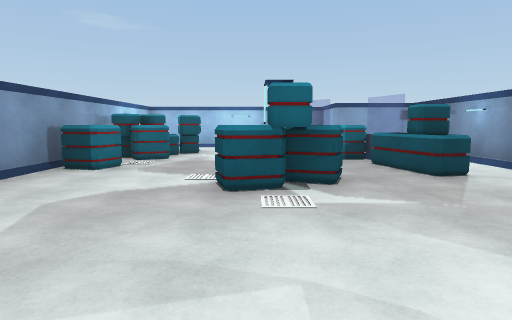
[1] (above)

17 first-person views from a walk through a scene from a Unity 3-D project. The camera is 1.5 m above the floor, tilts 6° down and sees 75° across. The floor is counted in squares, 2 m on a side. Each view is taken from the middle of a square. On the plan, view 1 faces up. The plan holds only what a view shows up to about 11 squares ahead; the rest is blank. The player is left out.

[2]
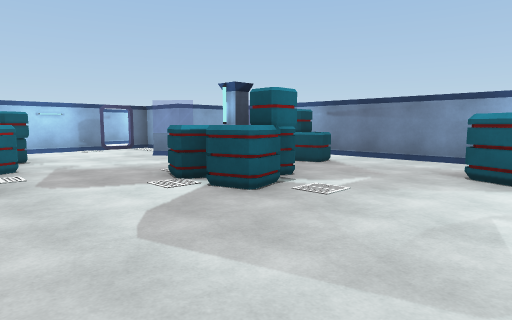

[3]
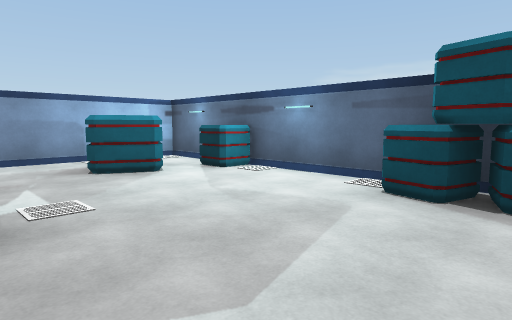

[4]
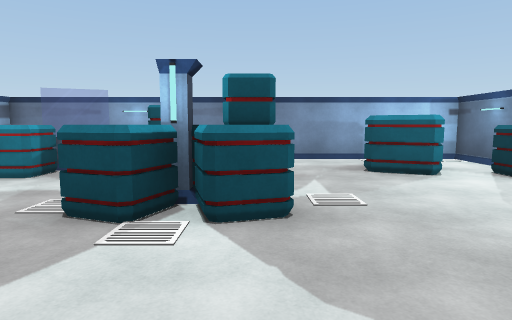

[5]
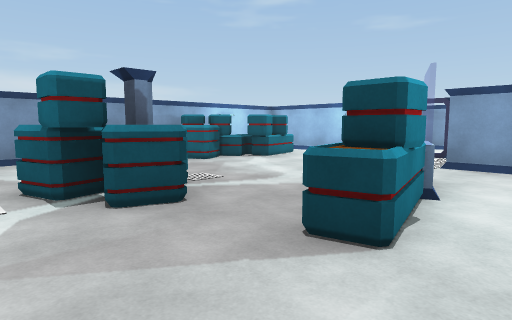

[6]
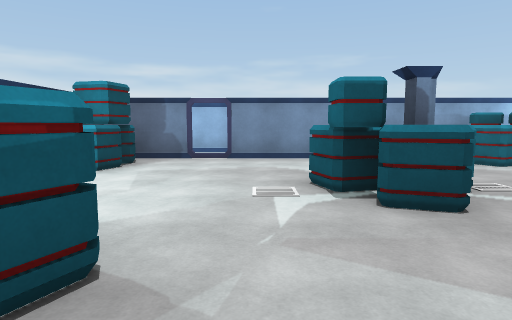

[7]
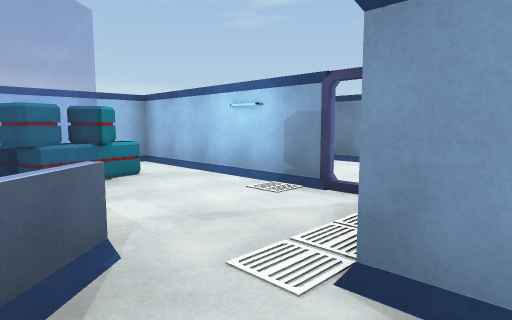

[8]
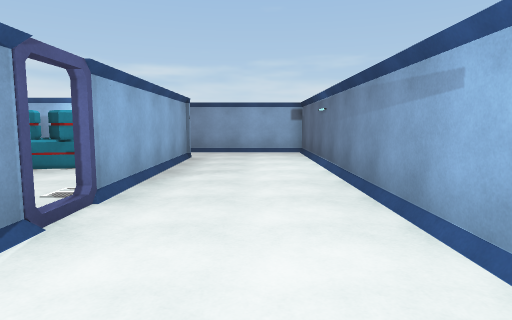

[9]
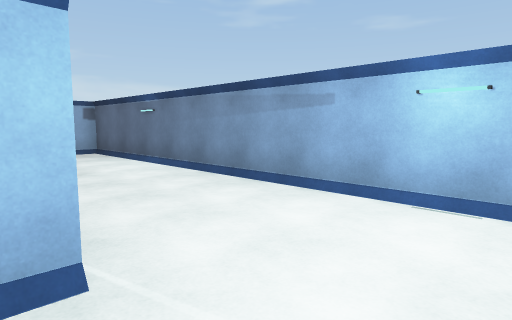

[10]
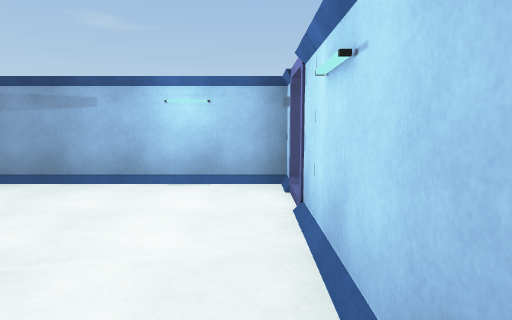

[11]
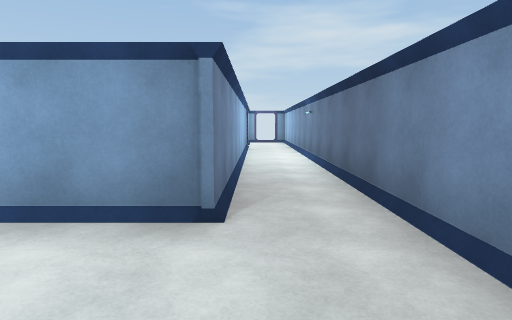

[12]
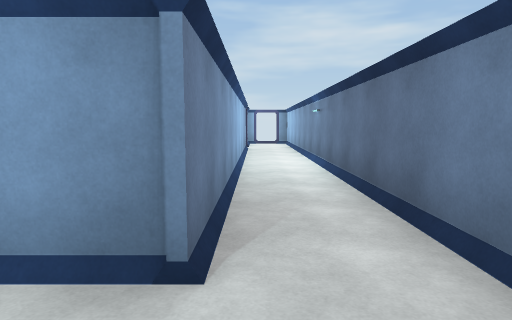

[13]
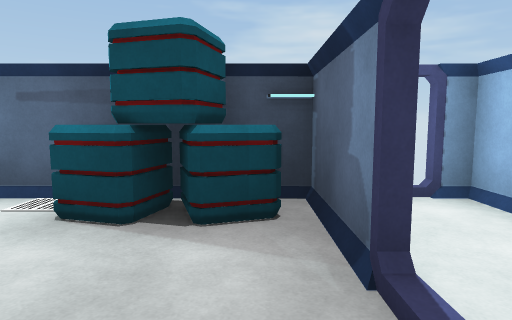

[14]
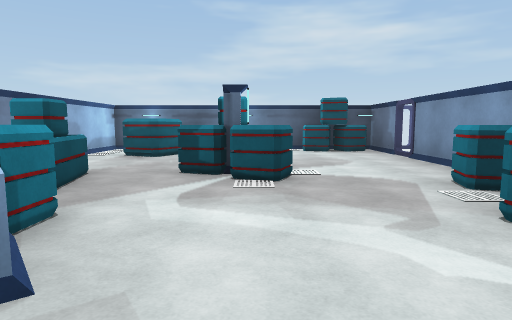

[15]
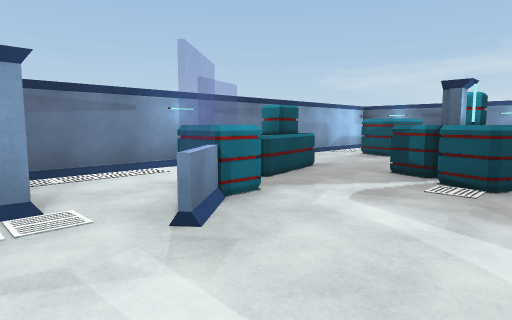

[16]
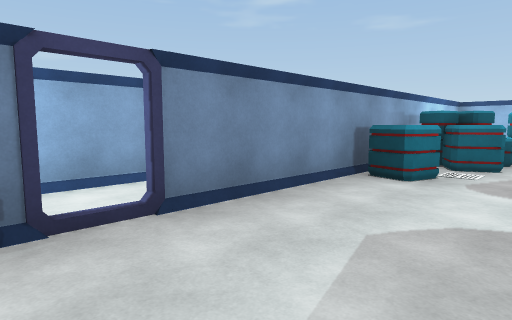

[17]
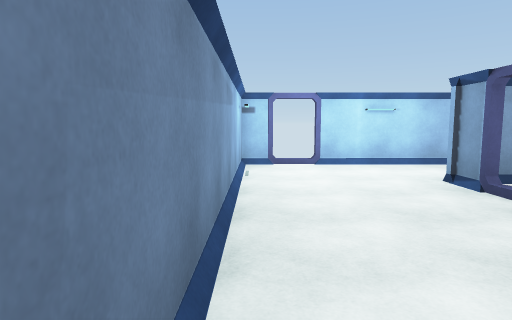

### Floor plan
Key: @ floor where view 1 was taken; # wall or solid block; x gap in a wall; . floor; / step, stairs or slope; = window, fence, low wall or low ledge; C crate; O other object.
Columns run from 6 left of view 1 to 5 right of it. Each row starts with its distance up from view 1.
 15 ############
 14 #./////////
 13 #/.........
 12 #/.........#
 11 #/#####x#..#
 10 #/# C...# .#
  9 #/#CC..=O###
  8 #/#CC..=C..#
  7 #/#CC...C=.#
  6 #/#C.....C.#
  5 #/#...CC.C.#
  4 #/#...CC...#
  3 #/#........#
  2 #/......CC.#
  1 #/#.....CC.#
  0 #/#CC.@.C..#
 -1 # ##########

Positions as (right, up) in squares from view 1, and headings:
1: (0, 0), facing up
2: (-3, 1), facing up-right
3: (-3, 4), facing down-right
4: (-3, 4), facing right
5: (4, 3), facing up-left
6: (4, 3), facing left
7: (3, 8), facing up-left
8: (4, 13), facing left
9: (4, 11), facing up-left
10: (4, 10), facing up
11: (-4, 14), facing down
12: (-4, 13), facing down
13: (-3, 3), facing down
14: (0, 10), facing down
15: (-1, 10), facing down-right
16: (-1, 1), facing up-left
17: (-2, 14), facing right
